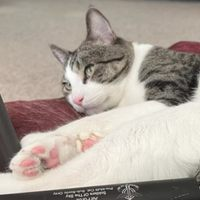
#> input picture files/image.jpg, 200 x 200 px
$ python convert.py
#> lines starting #> are read from the running program, lines starting #| are printed output that depends on the picture
import cv2

# Load the image
image = cv2.imread('./files/image.jpg')
#> image is the input picture: shape (200, 200, 3); mean B, G, R 153.7, 163.1, 173.4

# Convert to grayscale
gray_image = cv2.cvtColor(image, cv2.COLOR_BGR2GRAY)
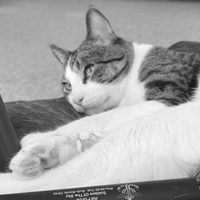
#> gray_image: shape (200, 200); min 17, max 255, mean 165.1

# Resize to 32x32
resized_image = cv2.resize(gray_image, (32, 32))
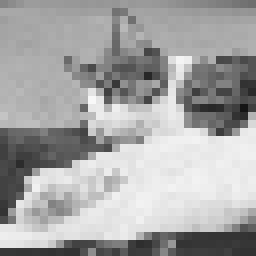
#> resized_image: shape (32, 32) (shown 8 times larger); min 20, max 247, mean 165.2

# Save the processed image
cv2.imwrite('./files/small_image.jpg', resized_image)
